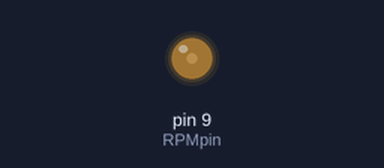
Simulated run of this sketch. Board: Arduino Uno, built with avr-gcc and run on an emulated ATmega328P. Parts: output pins drawn as LEDs (lit = HIGH).

Above: at 0.05 s.
At 0.2 s:
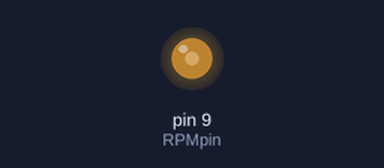
At 0.4 s:
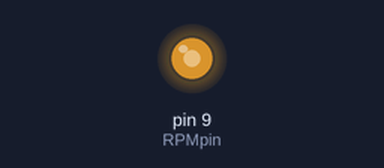
At 0.85 s:
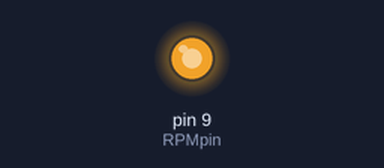
Timing chart, 0 to 3.1 s (numbered marks = the images above):
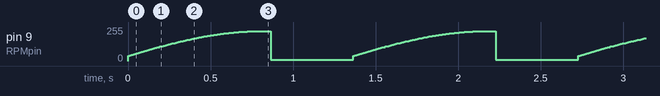

The sketch:

RPMsinusoid.ino
```cpp
//  http://bildr.org/2011/03/high-power-control-with-arduino-and-tip120/
// PWM pin connected to base of transistor
const int RPMpin = 9;

// the setup routine runs once when you press reset:
void setup()
{
  // initialize the digital pin as an output.
  pinMode(RPMpin, OUTPUT);
}

const int MinAngle = 10;

// the loop routine runs over and over again forever
void loop()
{
  for (int angle = MinAngle; angle < 90; angle++)
  {
    // convert to [0, 255]
    analogWrite(RPMpin, sin(angle / 90.0 * PI / 2.0) * 225);

    delay(10);
  }

  delay(50);
  analogWrite(RPMpin, MinAngle);
  delay(500);
}
```

Measured:
- by itself, pin 9 (RPMpin): ramps from 10/255 to 224/255 and jumps back, once every 1.4 s
